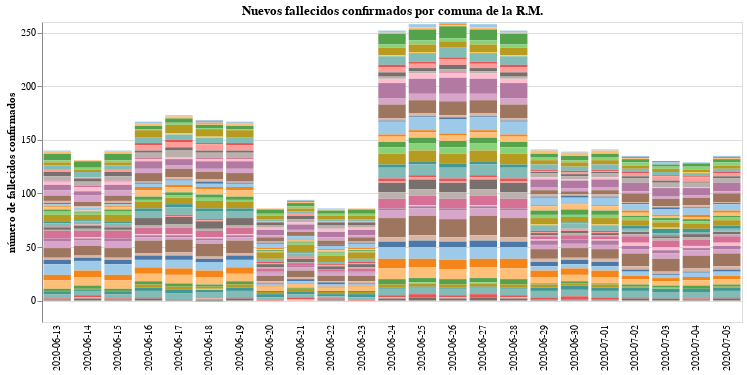

Write notebook code for a chart like this one.
### Markdown cell above
# Evolución de nuevos fallecidos confirmados por comuna (interpolación)

### Code cell
#collapse-hide
new_county_deaths_RM = county_deaths_RM.diff().drop("2020-06-12")

#data in long form to plot it on altair
new_county_deaths_RM_long_form = new_county_deaths_RM.drop(columns="Total").reset_index().melt("Fecha", var_name="Comuna", value_name="Fallecidos confirmados")
#plot the data
input_dropdown = alt.binding_select(options=new_county_deaths_RM_long_form['Comuna'].unique())
selection1 = alt.selection_single(fields=['Comuna'], bind=input_dropdown, name=' ')
selection2 = alt.selection_multi(fields=['Comuna'], on='mouseover')

color = alt.condition(selection1 | selection2,
                    alt.Color('Comuna:N', scale=alt.Scale(scheme='tableau20'), legend=None),
                    alt.value('lightgray'))

bars1 = alt.Chart(new_county_deaths_RM_long_form.fillna(0)).mark_bar().encode(
    x=alt.X("Fecha", axis=alt.Axis(title="", domain=False, tickSize=0)),
    y=alt.Y("Fallecidos confirmados", axis=alt.Axis(title="número de fallecidos confirmados")),
    tooltip = ["Fecha", "Comuna", "Fallecidos confirmados"],
    color = color
).properties(
    title="Nuevos fallecidos confirmados por comuna de la R.M.",
    width=700).add_selection(
    selection1, selection2
).transform_filter(
    selection1
)

bars1

### Figure 1 — Vega-Lite specification as saved in the notebook (floating-point values rounded to 4 significant figures; data arrays with more than 128 entries replaced by an {"elided": "..."} marker saying what was removed)
{"config": {"view": {"continuousWidth": 400, "continuousHeight": 300}}, "data": {"name": "data-2a4442de36d0b7eaa0eec3c5849b2b40"}, "mark": "bar", "encoding": {"color": {"condition": {"type": "nominal", "field": "Comuna", "legend": null, "scale": {"scheme": "tableau20"}, "selection": {"or": [" ", "selector003"]}}, "value": "lightgray"}, "tooltip": [{"type": "nominal", "field": "Fecha"}, {"type": "nominal", "field": "Comuna"}, {"type": "quantitative", "field": "Fallecidos confirmados"}], "x": {"type": "nominal", "axis": {"domain": false, "tickSize": 0, "title": ""}, "field": "Fecha"}, "y": {"type": "quantitative", "axis": {"title": "número de fallecidos confirmados"}, "field": "Fallecidos confirmados"}}, "selection": {" ": {"type": "single", "fields": ["Comuna"], "bind": {"input": "select", "options": ["Alhue", "Buin", "Calera de Tango", "Cerrillos", "Cerro Navia", "Colina", "Conchali", "Curacavi", "El Bosque", "El Monte", "Estacion Central", "Huechuraba", "Independencia", "Isla de Maipo", "La Cisterna", "La Florida", "La Granja", "La Pintana", "La Reina", "Lampa", "Las Condes", "Lo Barnechea", "Lo Espejo", "Lo Prado", "Macul", "Maipu", "Maria Pinto", "Melipilla", "Nunoa", "Padre Hurtado", "Paine", "Pedro Aguirre Cerda", "Penaflor", "Penalolen", "Pirque", "Providencia", "Pudahuel", "Puente Alto", "Quilicura", "Quinta Normal", "Recoleta", "Renca", "San Bernardo", "San Joaquin", "San Jose de Maipo", "San Miguel", "San Pedro", "San Ramon", "Santiago", "Talagante", "Tiltil", "Vitacura", "Desconocido Metropolitana"]}}, "selector003": {"type": "multi", "fields": ["Comuna"], "on": "mouseover"}}, "title": "Nuevos fallecidos confirmados por comuna de la R.M.", "transform": [{"filter": {"selection": " "}}], "width": 700, "$schema": "https://vega.github.io/schema/vega-lite/v4.8.1.json", "datasets": {"data-2a4442de36d0b7eaa0eec3c5849b2b40": {"elided": "1219 records"}}}
